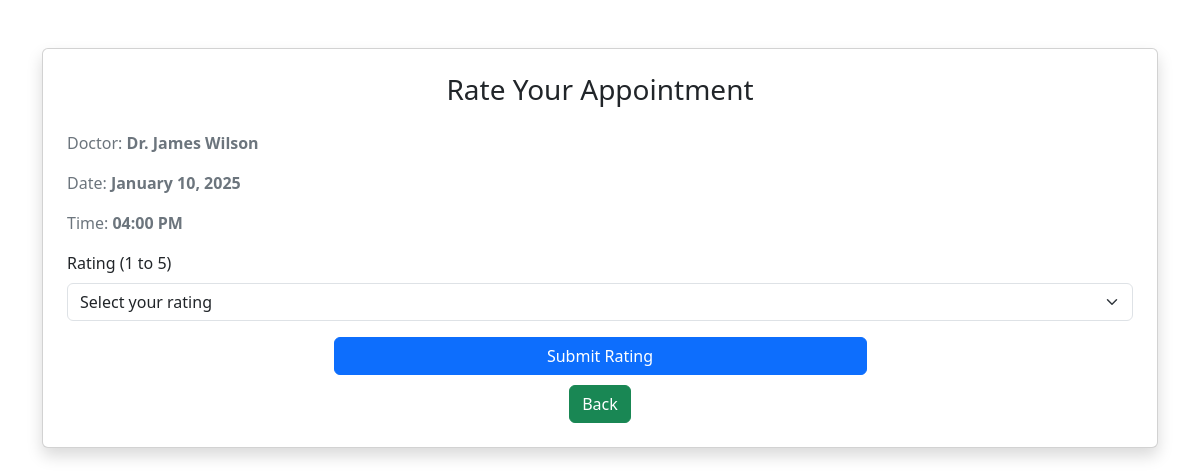
The app's page /rate_appointment/7 with its own data.
### model.py (models this page shows)
class Doctor(db.Model):
    __tablename__ = 'doctor'
    id = db.Column(db.Integer, primary_key=True)
    user_id = db.Column(db.Integer, db.ForeignKey('user.id', ondelete='CASCADE'), nullable=False)
    name = db.Column(db.String(80), nullable=False)
    specialization = db.Column(db.String(120), nullable=False)
    department_id = db.Column(db.Integer, db.ForeignKey('department.id'), nullable=False)
    experience = db.Column(db.Integer, nullable=False)
    email = db.Column(db.String(120), unique=True, nullable=False)
    password = db.Column(db.String(120), nullable=False)
    city = db.Column(db.String(120), nullable=False)
    image = db.Column(db.String(255))
    rating = db.Column(db.Float, default=0.0)
    is_approved = db.Column(db.Boolean, default=False)
    description = db.Column(db.Text)
    user = db.relationship('User', back_populates='doctor')
    appointments = db.relationship('Appointment', back_populates='doctor')
    department = db.relationship('Department', back_populates='doctors')

class Appointment(db.Model):
    __tablename__ = 'appointment'
    id = db.Column(db.Integer, primary_key=True)
    patient_id = db.Column(db.Integer, db.ForeignKey('patient.user_id'), nullable=False)
    doctor_id = db.Column(db.Integer, db.ForeignKey('doctor.id'), nullable=False)
    appointment_date = db.Column(db.Date, nullable=False)
    appointment_time = db.Column(db.Time, nullable=False)
    status = db.Column(db.String(20), default='pending')  # pending, confirmed, cancelled, completed
    created_at = db.Column(db.DateTime, default=datetime.utcnow)
    patient = db.relationship('Patient', back_populates='appointments')
    doctor = db.relationship('Doctor', back_populates='appointments')
    rating = db.relationship('Rating', uselist=False, back_populates='appointment', cascade="all, delete-orphan")
    prescription = db.relationship('Prescription', uselist=False, back_populates='appointment', cascade="all, delete-orphan")

### app.py (the view, shortened to what this page needs)
@app.route('/rate_appointment/<int:appointment_id>', methods=['GET', 'POST'])
def rate_appointment(appointment_id):
    appointment = Appointment.query.get_or_404(appointment_id)
    return render_template('rate_appointment.html', appointment=appointment)

### app.py (called while the page is built)
@app.context_processor
def inject_notification_count():
    if current_user.is_authenticated:
        unread_count = Notification.query.filter_by(doctor_id=current_user.id, is_read=False).count()
        return {'unread_count': unread_count}
    return {'unread_count': 0}

### templates/rate_appointment.html (shortened to what this page needs)
<!DOCTYPE html>
<html lang="en">
<head>
    <link href="https://cdn.jsdelivr.net/npm/bootstrap@5.3.0-alpha3/dist/css/bootstrap.min.css" rel="stylesheet">
</head>
<body>
    <div class="container my-5">
        <div class="card shadow p-4">
            <h3 class="mb-4 text-center">Rate Your Appointment</h3>
            <p class="text-secondary">
                Doctor: <strong>{{ appointment.doctor.name }}</strong>
            </p>
            <p class="text-secondary">
                Date: <strong>{{ appointment.appointment_date.strftime('%B %d, %Y') }}</strong>
            </p>
            <p class="text-secondary">
                Time: <strong>{{ appointment.appointment_time.strftime('%I:%M %p') }}</strong>
            </p>
            <form action="{{ url_for('rate_appointment', appointment_id=appointment.id) }}" method="POST">
                <div class="mb-3">
                    <label for="rating" class="form-label">Rating (1 to 5)</label>
                    <select class="form-select" name="rating" id="rating" required>
                        <option value="" disabled selected>Select your rating</option>
                    </select>
                </div>
                <div class="text-center">
                    <button type="submit" class="btn btn-primary w-50">Submit Rating</button>
                </div>
                <div class="text-center" style="margin-top: 10px;">
                    <a href="{{ url_for('user') }}" class="btn btn-success w-20">Back</a>
                </div>
            </form>
        </div>
    </div>
</body>
</html>

### records on screen
Doctor: doctor.name "Dr. James Wilson"
Appointment: appointment_date "January 10, 2025", appointment_time "04:00 PM"
